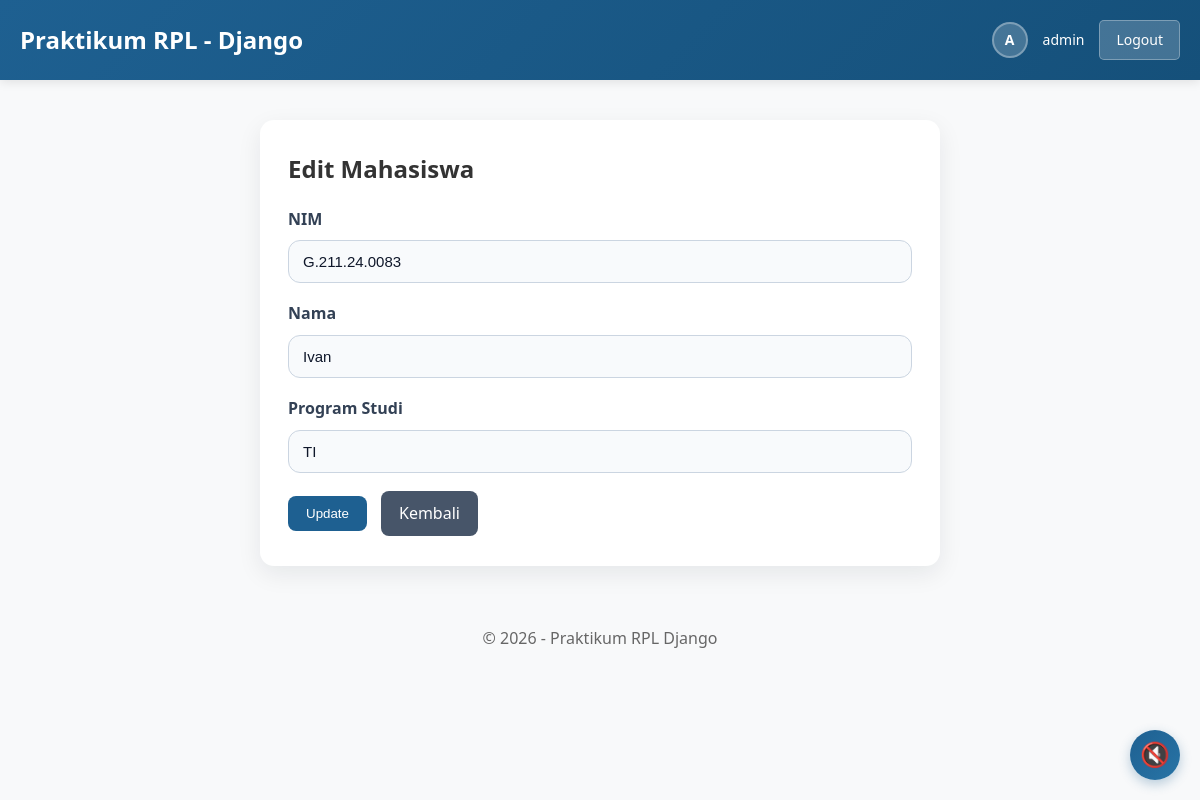
The app's page /mahasiswa/edit/3/ (signed in), older data.
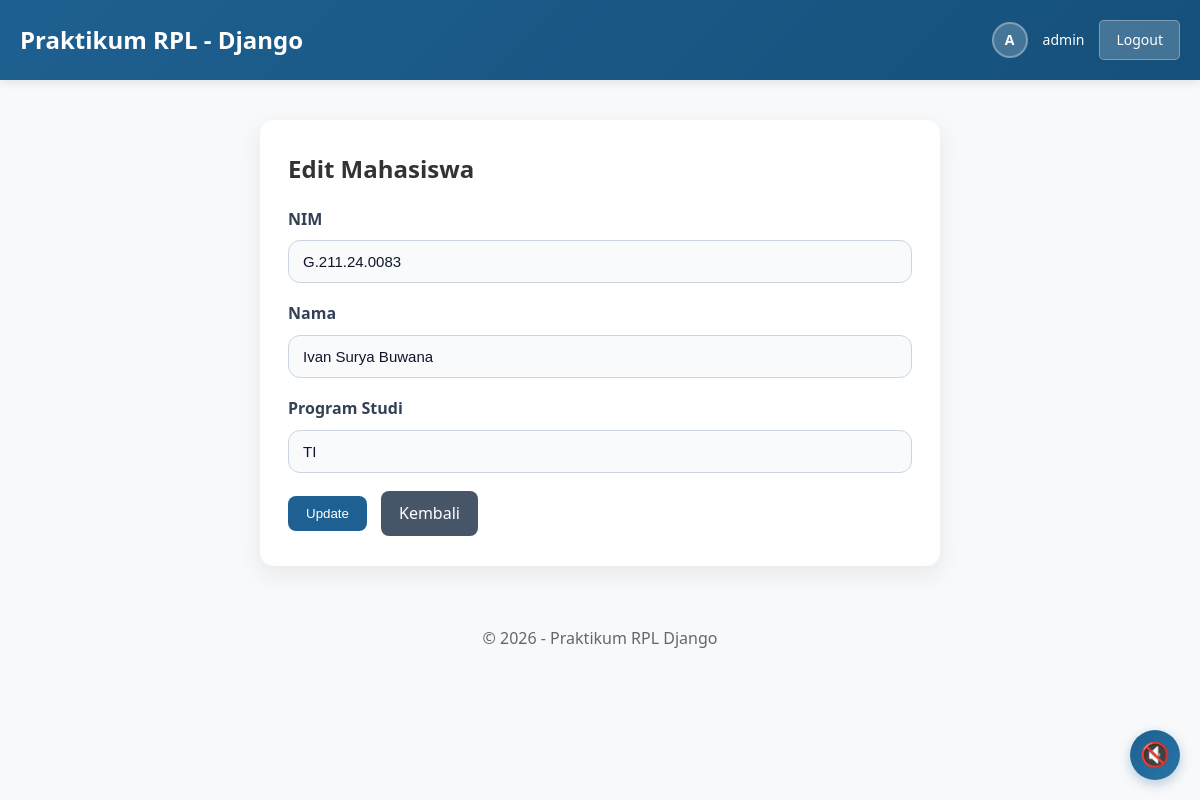
The same page, newer data.
### mahasiswa/models.py (models this page shows, shortened)
class Mahasiswa(models.Model):
    nim = models.CharField(max_length=15, unique=True)
    nama = models.CharField(max_length=100)
    programstudi = models.CharField(max_length=50)

### mahasiswa/views.py (the view, shortened to what this page needs)
# urls.py: path('edit/<int:id>/', views.edit_mahasiswa, name='edit_mahasiswa'),
@login_required(login_url='/accounts/login/')
def edit_mahasiswa(request, id):
    mhs = Mahasiswa.objects.get(id=id)
    error = ''
    return render(request, 'mahasiswa/edit.html', {
        'mhs': mhs,
        'error': error,
    })

### mahasiswa/templates/mahasiswa/edit.html (shortened to what this page needs)
{% extends 'mahasiswa/base.html' %}
{% block content %}
<section class="form-card">
    <h2>Edit Mahasiswa</h2>
    <form method="post">
        <div class="field-group">
            <label for="nim">NIM</label>
            <input id="nim" type="text" name="nim" value="{{ mhs.nim }}" required>
        </div>
        <div class="field-group">
            <label for="nama">Nama</label>
            <input id="nama" type="text" name="nama" value="{{ mhs.nama }}" required>
        </div>
        <div class="field-group">
            <label for="programstudi">Program Studi</label>
            <input id="programstudi" type="text" name="programstudi" value="{{ mhs.programstudi }}" required>
        </div>
        <div class="form-actions">
            <button type="submit" class="btn btn-primary">Update</button>
            <a href="{% url 'daftar_mahasiswa' %}" class="btn btn-secondary">Kembali</a>
        </div>
    </form>
</section>
{% endblock %}

Row changes from the older to the newer data that the page shows:
changed Mahasiswa "TI": nama "Ivan" → "Ivan Surya Buwana"
